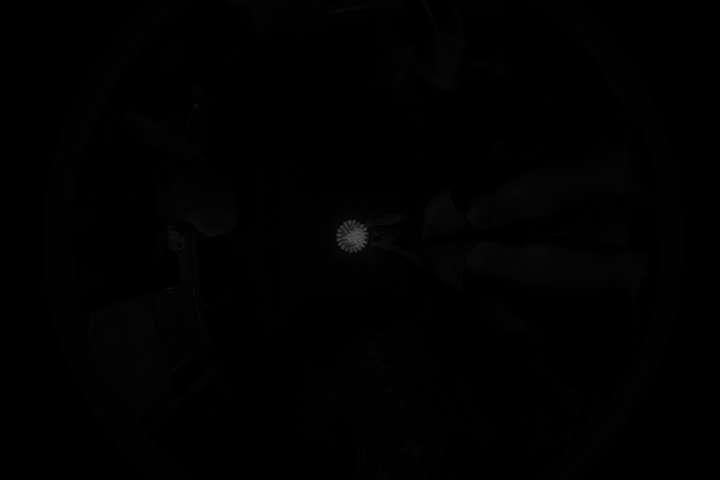
#> input picture Fourier/2021-06-16/img-3.png, 720 x 480 px
$ python hist.py
#> lines starting #> are read from the running program, lines starting #| are printed output that depends on the picture
#-*- coding:utf-8 -*-
import cv2
import numpy as np
from matplotlib import pyplot as plt
plt.rcParams['font.family'] = 'IPAexGothic'
plt.rcParams['figure.figsize']= (7, 4)
plt.rcParams["font.size"] = 24


# 入力画像を読み込み
img = cv2.imread('img-3.png', cv2.IMREAD_GRAYSCALE)
#> img is the input picture: shape (480, 720); min 0, max 78, mean 0.9
img[img > 210] = 0
hist = cv2.calcHist([img],[0],None,[256],[0,256])
#> hist = 256 values, max 214584 at index 0, min 0 at index 79, mean 1350
x = np.arange(0, 256, 1)

# グラフの作成
plt.xlabel('画素の輝度値')
plt.ylabel('画素数')
plt.annotate("閾値t = (26, 0)", xy = (26, 0), size = 24, xytext = (30, 100),
            color = "black", arrowprops = dict(arrowstyle = '-|>', color='red'))
plt.xlim(-5, 200)
plt.ylim(0, 300)
plt.bar(x, hist[:,0])
plt.savefig("hanning1.png",bbox_inches='tight',dpi=100)
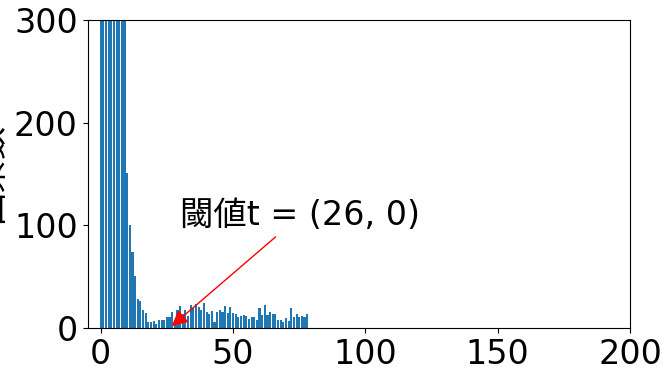
#> figure drawn by matplotlib, 1 panel; tallest bar 214584 high, from x = -0.4 to 0.4

$ run again, with Fourier/2021-06-16/img-2.png copied over Fourier/2021-06-16/img-3.png
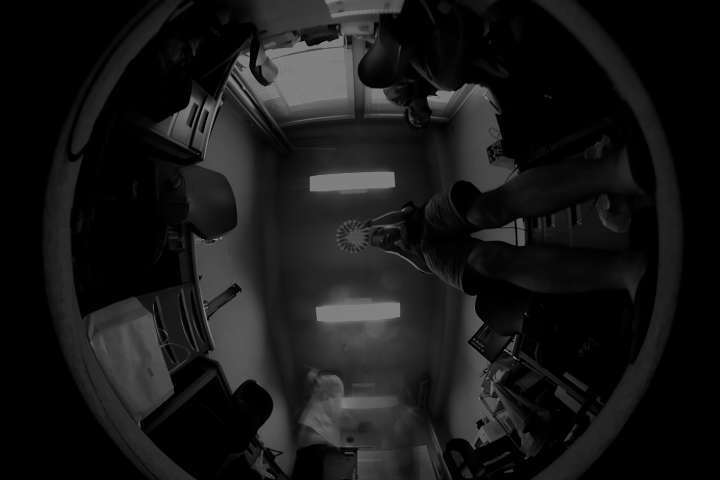
#> input picture Fourier/2021-06-16/img-2.png, 720 x 480 px
#> img is the input picture: shape (480, 720); min 0, max 136, mean 23
#> hist = 256 values, max 131564 at index 0, min 0 at index 137, mean 1350
#> `plt.savefig("hanning1.png",bbox_inches='tight',dpi=100)`:
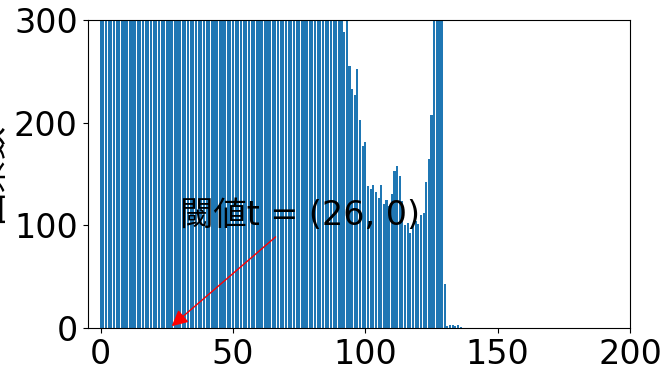
#> figure drawn by matplotlib, 1 panel; tallest bar 131564 high, from x = -0.4 to 0.4

$ run again, with Fourier/2021-06-16/2-2.png copied over Fourier/2021-06-16/img-3.png
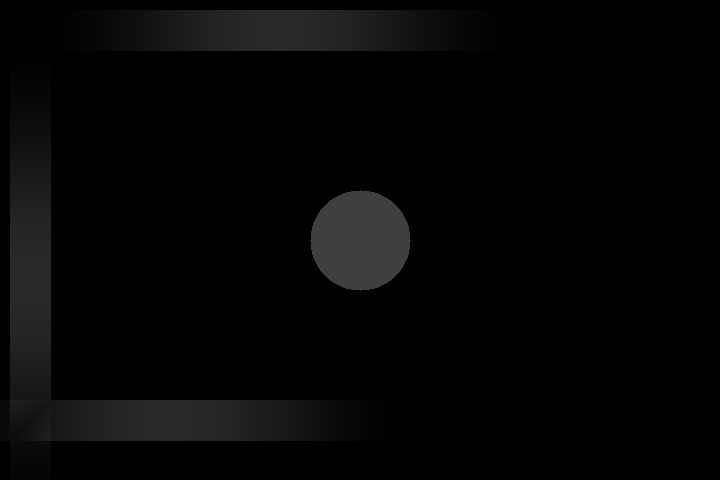
#> input picture Fourier/2021-06-16/2-2.png, 720 x 480 px
#> img is the input picture: shape (480, 720); min 0, max 63, mean 4.9
#> hist = 256 values, max 286833 at index 0, min 0 at index 42, mean 1350
#> `plt.savefig("hanning1.png",bbox_inches='tight',dpi=100)`:
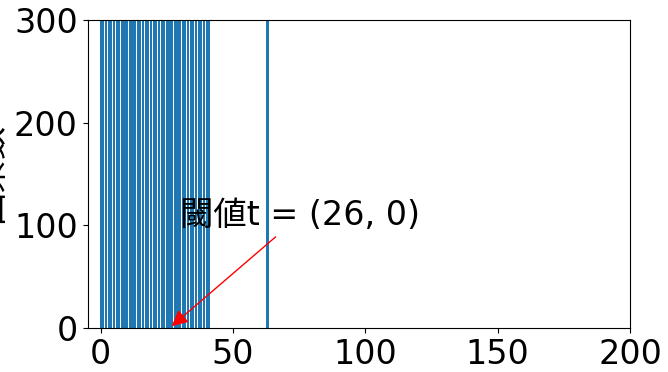
#> figure drawn by matplotlib, 1 panel; tallest bar 286833 high, from x = -0.4 to 0.4
